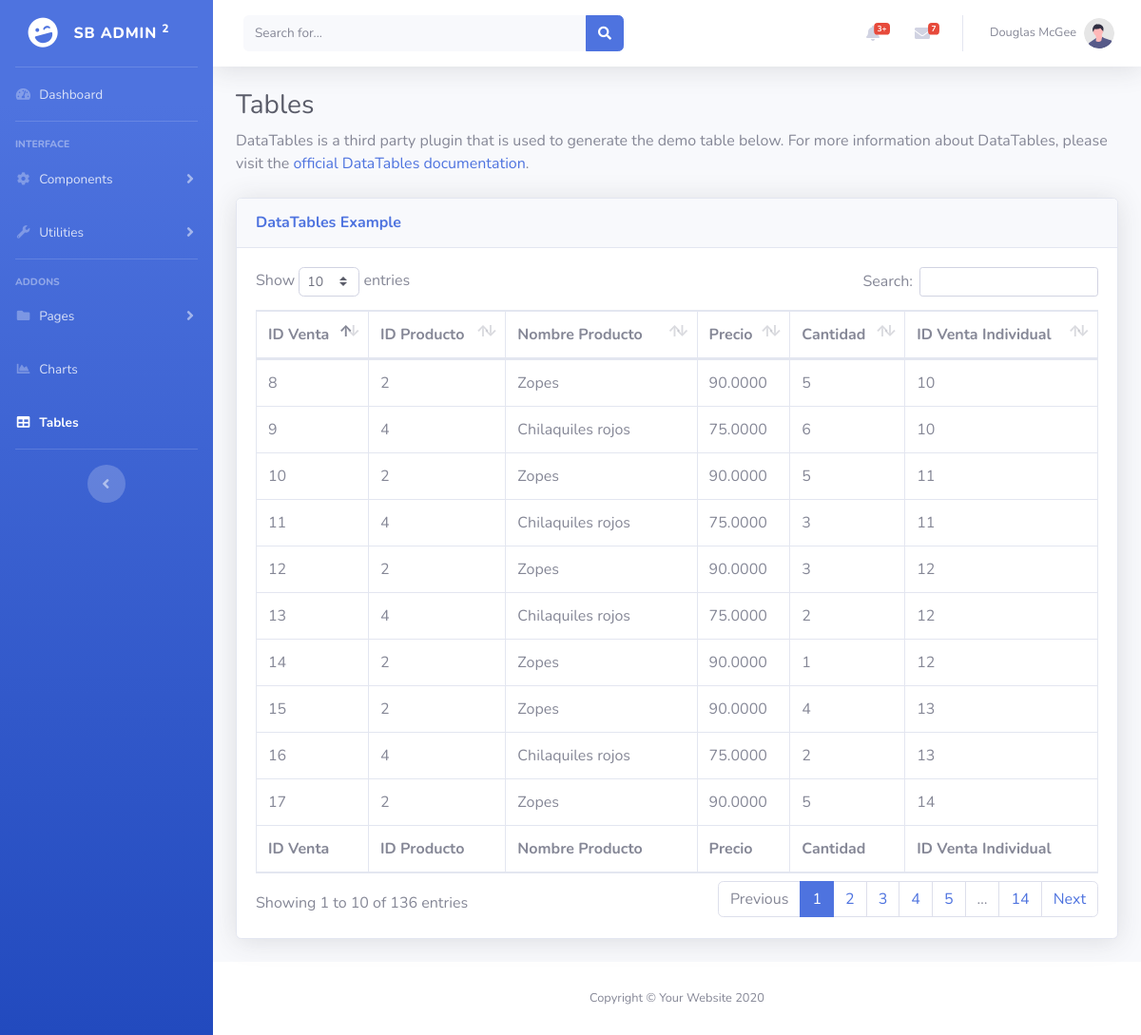
Screenshot of /testingTabla.php with the database file from the repository.
### tables this page shows
CREATE TABLE `selldetail` (
  `id_sellDetail` int(11) NOT NULL,
  `id_product` int(11) NOT NULL,
  `name_product` varchar(30) NOT NULL,
  `unitaryPrice_product` decimal(15,4) NOT NULL,
  `cuantity_sellDetail` int(11) NOT NULL,
  `id_sell` int(11) NOT NULL
);

### db.php (called while the page is built, shortened)
<?php
    class Conexion{
        private $driver = "mysql";
        private $host = "localhost";
        private $dbname = "respv";
        private $usuario = "root";
        private $contrasena = "";
        public function __construct(){
            try {
                $db = new PDO("{$this->driver}:host={$this->host};dbname={$this->dbname}",$this->usuario,$this->contrasena);
                $db->setAttribute(PDO::ATTR_ERRMODE, PDO::ERRMODE_EXCEPTION);
                return $db;
            } catch (PDOException $e) {
                echo "Ha ocurrido un error al conectarse a la base de datos" . $e->getMessage();
            }
        }
    }
?>

### usuarios/Modelo/usuarios.php (called while the page is built, shortened)
<?php
    require_once(__DIR__.'/../../db.php');
    class Usuarios extends Conexion{
        public function __construct(){
            $this->db = parent::__construct();
        }
        public function getTabla($nombreTabla){
            $rows = null;
            $statement = $this->db->prepare("SELECT * FROM $nombreTabla");
            $statement->execute();
            while ($result = $statement->fetch()) {
                $rows[] = $result;
            }
            return $rows;
        }
    }
?>

### testingTabla.php (the view, shortened to what this page needs)
<?php
require_once("usuarios/Modelo/usuarios.php");
$ModeloUsuarios = new Usuarios();
?>
<!DOCTYPE html>
<html lang="en">
<head>
    <link href="vendor/fontawesome-free/css/all.min.css" rel="stylesheet" type="text/css">
    <link href="css/sb-admin-2.min.css" rel="stylesheet">
    <link href="vendor/datatables/dataTables.bootstrap4.min.css" rel="stylesheet">
</head>
<body id="page-top">
    <div id="wrapper">
        <ul class="navbar-nav bg-gradient-primary sidebar sidebar-dark accordion" id="accordionSidebar">
            <a class="sidebar-brand d-flex align-items-center justify-content-center" href="index.php">
                <div class="sidebar-brand-icon rotate-n-15">
                    <i class="fas fa-laugh-wink"></i>
                </div>
                <div class="sidebar-brand-text mx-3">SB Admin <sup>2</sup></div>
            </a>
            <hr class="sidebar-divider my-0">
            <li class="nav-item">
                <a class="nav-link" href="index.php">
                    <i class="fas fa-fw fa-tachometer-alt"></i>
                    <span>Dashboard</span></a>
            </li>
            <hr class="sidebar-divider">
            <div class="sidebar-heading">
                Interface
            </div>
            <li class="nav-item">
                <a class="nav-link collapsed" href="#" data-toggle="collapse" data-target="#collapseTwo"
                    aria-expanded="true" aria-controls="collapseTwo">
                    <i class="fas fa-fw fa-cog"></i>
                    <span>Components</span>
                </a>
            </li>
            <li class="nav-item">
                <a class="nav-link collapsed" href="#" data-toggle="collapse" data-target="#collapseUtilities"
                    aria-expanded="true" aria-controls="collapseUtilities">
                    <i class="fas fa-fw fa-wrench"></i>
                    <span>Utilities</span>
                </a>
            </li>
            <hr class="sidebar-divider">
            <div class="sidebar-heading">
                Addons
            </div>
            <li class="nav-item">
                <a class="nav-link collapsed" href="#" data-toggle="collapse" data-target="#collapsePages"
                    aria-expanded="true" aria-controls="collapsePages">
                    <i class="fas fa-fw fa-folder"></i>
                    <span>Pages</span>
                </a>
            </li>
            <li class="nav-item">
                <a class="nav-link" href="charts.html">
                    <i class="fas fa-fw fa-chart-area"></i>
                    <span>Charts</span></a>
            </li>
            <li class="nav-item active">
                <a class="nav-link" href="tables.html">
                    <i class="fas fa-fw fa-table"></i>
                    <span>Tables</span></a>
            </li>
            <hr class="sidebar-divider d-none d-md-block">
            <div class="text-center d-none d-md-inline">
                <button class="rounded-circle border-0" id="sidebarToggle"></button>
            </div>
        </ul>
        <div id="content-wrapper" class="d-flex flex-column">
            <div id="content">
                <nav class="navbar navbar-expand navbar-light bg-white topbar mb-4 static-top shadow">
                    <form
                        class="d-none d-sm-inline-block form-inline mr-auto ml-md-3 my-2 my-md-0 mw-100 navbar-search">
                        <div class="input-group">
                            <input type="text" class="form-control bg-light border-0 small" placeholder="Search for..."
                                aria-label="Search" aria-describedby="basic-addon2">
                            <div class="input-group-append">
                                <button class="btn btn-primary" type="button">
                                    <i class="fas fa-search fa-sm"></i>
                                </button>
                            </div>
                        </div>
                    </form>
                    <ul class="navbar-nav ml-auto">
                        <li class="nav-item dropdown no-arrow mx-1">
                            <a class="nav-link dropdown-toggle" href="#" id="alertsDropdown" role="button"
                                data-toggle="dropdown" aria-haspopup="true" aria-expanded="false">
                                <i class="fas fa-bell fa-fw"></i>
                                <span class="badge badge-danger badge-counter">3+</span>
                            </a>
                        </li>
                        <li class="nav-item dropdown no-arrow mx-1">
                            <a class="nav-link dropdown-toggle" href="#" id="messagesDropdown" role="button"
                                data-toggle="dropdown" aria-haspopup="true" aria-expanded="false">
                                <i class="fas fa-envelope fa-fw"></i>
                                <span class="badge badge-danger badge-counter">7</span>
                            </a>
                        </li>
                        <li class="nav-item dropdown no-arrow">
                            <a class="nav-link dropdown-toggle" href="#" id="userDropdown" role="button"
                                data-toggle="dropdown" aria-haspopup="true" aria-expanded="false">
                                <span class="mr-2 d-none d-lg-inline text-gray-600 small">Douglas McGee</span>
                                <img class="img-profile rounded-circle"
                                    src="img/undraw_profile.svg">
                            </a>
                        </li>
                    </ul>
                </nav>
                <div class="container-fluid">
                    <h1 class="h3 mb-2 text-gray-800">Tables</h1>
                    <p class="mb-4">DataTables is a third party plugin that is used to generate the demo table below.
                        For more information about DataTables, please visit the <a target="_blank"
                            href="https://datatables.net">official DataTables documentation</a>.</p>
                    <div class="card shadow mb-4">
                        <div class="card-header py-3">
                            <h6 class="m-0 font-weight-bold text-primary">DataTables Example</h6>
                        </div>
                        <div class="card-body">
                            <div class="table-responsive">
                                <table class="table table-bordered" id="dataTable" width="100%" cellspacing="0">
                                    <thead>
                                        <tr>
                                             <th>ID Venta</th>
                                            <th>ID Producto</th>
                                            <th>Nombre Producto</th>
                                            <th>Precio</th>
                                            <th>Cantidad </th>
                                            <th>ID Venta Individual</th>
                                        </tr>
                                    </thead>
                                    <tfoot>
                                        <tr>
                                            <th>ID Venta</th>
                                            <th>ID Producto</th>
                                            <th>Nombre Producto</th>
                                            <th>Precio</th>
                                            <th>Cantidad </th>
                                            <th>ID Venta Individual</th>
                                        </tr>
                                    </tfoot>
                                    <tbody>
                                       <?php
                                        $nombreTabla = "selldetail";
                                        $detalles = $ModeloUsuarios -> getTabla($nombreTabla);
                                        foreach($detalles as $detalle){
                                        ?>
                                        <tr>
                                            <td><?php echo $detalle['id_sellDetail'] ?></td>
                                            <td><?php echo $detalle['id_product'] ?></td>
                                            <td><?php echo $detalle['name_product'] ?></td>
                                            <td><?php echo $detalle['unitaryPrice_product'] ?></td>
                                            <td><?php echo $detalle['cuantity_sellDetail'] ?></td>
                                            <td><?php echo $detalle['id_sell'] ?></td>
                                        </tr>
                                        <?php
                                        }
                                        ?>
                                    </tbody>
                                </table>
                            </div>
                        </div>
                    </div>
                </div>
            </div>
            <footer class="sticky-footer bg-white">
                <div class="container my-auto">
                    <div class="copyright text-center my-auto">
                        <span>Copyright &copy; Your Website 2020</span>
                    </div>
                </div>
            </footer>
        </div>
    </div>
</body>
</html>

### rows the page displays
selldetail: id_sellDetail "8", id_product "2", name_product "Zopes", unitaryPrice_product "90.0000", cuantity_sellDetail "5", id_sell "10"
selldetail: id_sellDetail "9", id_product "4", name_product "Chilaquiles rojos", unitaryPrice_product "75.0000", cuantity_sellDetail "6", id_sell "10"
selldetail: id_sellDetail "10", id_product "2", name_product "Zopes", unitaryPrice_product "90.0000", cuantity_sellDetail "5", id_sell "11"
selldetail: id_sellDetail "11", id_product "4", name_product "Chilaquiles rojos", unitaryPrice_product "75.0000", cuantity_sellDetail "3", id_sell "11"
selldetail: id_sellDetail "12", id_product "2", name_product "Zopes", unitaryPrice_product "90.0000", cuantity_sellDetail "3", id_sell "12"
selldetail: id_sellDetail "13", id_product "4", name_product "Chilaquiles rojos", unitaryPrice_product "75.0000", cuantity_sellDetail "2", id_sell "12"
selldetail: id_sellDetail "14", id_product "2", name_product "Zopes", unitaryPrice_product "90.0000", cuantity_sellDetail "1", id_sell "12"
selldetail: id_sellDetail "15", id_product "2", name_product "Zopes", unitaryPrice_product "90.0000", cuantity_sellDetail "4", id_sell "13"
selldetail: id_sellDetail "16", id_product "4", name_product "Chilaquiles rojos", unitaryPrice_product "75.0000", cuantity_sellDetail "2", id_sell "13"
selldetail: id_sellDetail "17", id_product "2", name_product "Zopes", unitaryPrice_product "90.0000", cuantity_sellDetail "5", id_sell "14"
